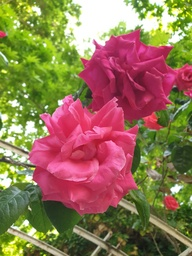
#> input picture ImageProcessing_HW01/Q5/Pink.jpg, 192 x 256 px, shrunk from 1512 x 2016 before the run
$ python q5.py
#> lines starting #> are read from the running program, lines starting #| are printed output that depends on the picture
import numpy as np
import cv2
from matplotlib import pyplot as plt

from timeit import default_timer as timer


def read(file_name, image_type):
#> called with file_name = 'Pink.jpg', image_type = 'RGB'
    img = cv2.imread(file_name)
#> img is the input picture: shape (256, 192, 3); mean B, G, R 85.1, 117.4, 146.5
    if image_type == "RGB":
        return cv2.cvtColor(img, cv2.COLOR_BGR2RGB)
    elif image_type == "HSV":
        return cv2.cvtColor(img, cv2.COLOR_BGR2HSV)


def library_blur(img):
    filter = np.ones((3, 3)) / 9
    return cv2.filter2D(src=img, ddepth=-1, kernel=filter)[1:-1, 1:-1, :]
#> returned value: shape (254, 190, 3)
    # img = cv2.blur(img, (3, 3))
    # return img[1:-1, 1:-1, :]


def each_pixel_blur(img):
    r, g, b = cv2.split(img)
    m = b.shape[0]
#> m = 256
    n = b.shape[1]
#> n = 192
    vp = np.zeros(b.shape)
    sp = np.zeros(b.shape)
    hp = np.zeros(b.shape)
    for i in range(1, m - 1):
        for j in range(1, n - 1):
            vp[i, j] = apply_box_filter(i, j, b)
            sp[i, j] = apply_box_filter(i, j, g)
            hp[i, j] = apply_box_filter(i, j, r)
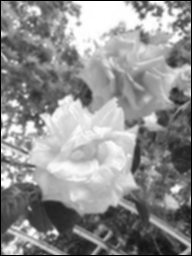
#> hp: shape (256, 192) float64; min 0, max 255, mean 144.2; drawn with min black and max white
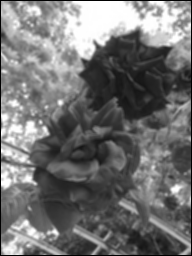
#> sp: shape (256, 192) float64; min 0, max 255, mean 114.9; drawn with min black and max white
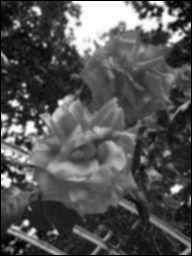
#> vp: shape (256, 192) float64; min 0, max 255, mean 83.8; drawn with min black and max white
    img = cv2.merge((hp.astype('uint8'), sp.astype('uint8'), vp.astype('uint8')))
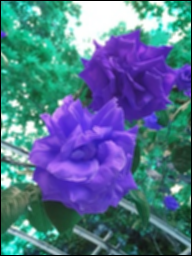
#> img: shape (256, 192, 3); mean of channels 0, 1, 2 143.7, 114.5, 83.4; drawn as B, G, R
    return img[1:-1, 1:-1, :]


def apply_box_filter(i, j, img):
    value = 0
    for p in range(-1, 2):
        for q in range(-1, 2):
            value += (img[i + p, j + q] / 9)
    return value


def overlap_matrices_blur(img):
    r, g, b = cv2.split(img)
    r = blur(r)
    g = blur(g)
    b = blur(b)
    return cv2.merge((r, g, b))


def blur(img):
    img_1 = img[:-2, :-2]
    img_2 = img[:-2, 1:-1]
    img_3 = img[:-2, 2:]
    img_4 = img[1:-1, :-2]
    img_5 = img[1:-1, 1:-1]
    img_6 = img[1:-1, 2:]
    img_7 = img[2:, :-2]
    img_8 = img[2:, 1:-1]
    img_9 = img[2:, 2:]

    return (img_1 / 9 + img_2 / 9 + img_3 / 9 + img_4 / 9 + img_5 / 9
            + img_6 / 9 + img_7 / 9 + img_8 / 9 + img_9 / 9).astype('uint8')
#> returned value: shape (254, 190)


Pink = read("Pink.jpg", "RGB")

start = timer()
Pink_1 = library_blur(Pink)
end = timer()
print("function1: ", end - start)
Pink_1 = cv2.cvtColor(Pink_1, cv2.COLOR_RGB2BGR)
cv2.imwrite("res07.jpg", Pink_1)

start = timer()
Pink_2 = each_pixel_blur(Pink)
end = timer()
print("function2: ", end - start)
Pink_2 = cv2.cvtColor(Pink_2, cv2.COLOR_RGB2BGR)
cv2.imwrite("res08.jpg", Pink_2)

start = timer()
Pink_3 = overlap_matrices_blur(Pink)
#> in blur (call 3), `img_3 = img[:-2, 2:]`:
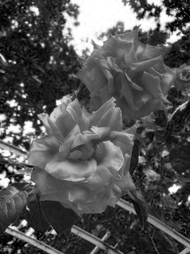
#> img_3: shape (254, 190); min 0, max 255, mean 85.6
#> in blur (call 3), `img_7 = img[2:, :-2]`:
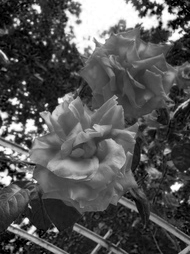
#> img_7: shape (254, 190); min 0, max 255, mean 85.1
#> in blur (call 3), `return (img_1 / 9 + img_2 / 9 + img_3 / 9 + img_4 / 9 + img_5 / 9 + im..`:
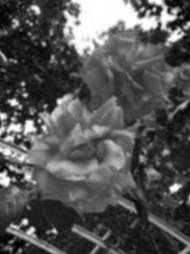
#> returned value: shape (254, 190); min 0, max 255, mean 84.9
end = timer()
print("function3: ", end - start)
Pink_3 = cv2.cvtColor(Pink_3, cv2.COLOR_RGB2BGR)
cv2.imwrite("res09.jpg", Pink_3)


# function1:  0.025650200000000067
# function2:  336.6476464
# function3:  0.6048652000000061
